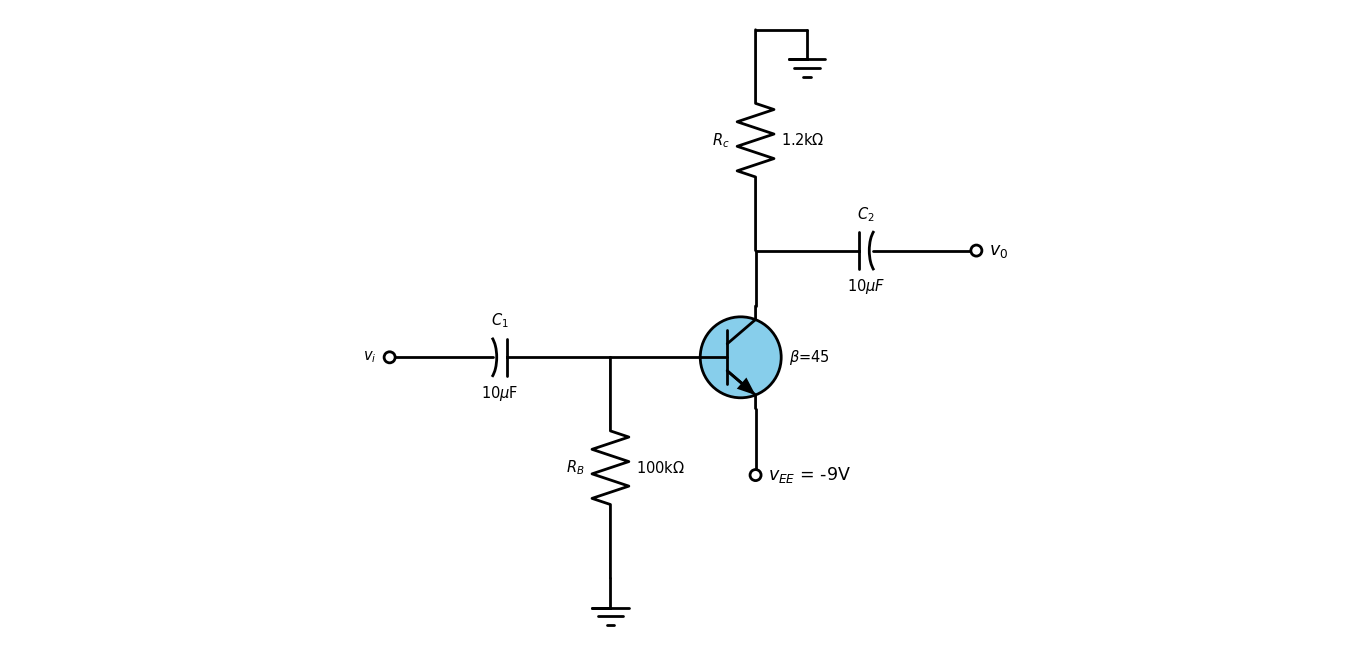

This chart was generated by the following Python code:
##### Name                : Saeed Ahamed Mridha
##### Registration_number : 2020338012
### Fig.4.54
### Page: 190
### Book: Electronic Devices and Circuit Theory
### By Robert L. Boylestad, Louis Nashelsky
### 11th Edition 

#### Declare Library Functions
import schemdraw
import matplotlib
import schemdraw.elements as elm
with schemdraw.Drawing() as d:
    #### NPN Transistor with label ####
    npn = elm.BjtNpn(circle=True,fill='skyblue').label(label=r'$\beta$=45',fontsize=12)
    d += npn
    #### V{EE} to Emitter Circuit ####
    d += elm.Line().down().at(npn.emitter).toy(-1.60)
    d += elm.Dot(open=True).label('$v_{EE}$ = -9V',loc='right')
    d += elm.Line().up().at(npn.collector).toy(1.45)
    d.push()
    #### Collector to Output terminal Circuit COde #### 
    d += elm.Capacitor2().right().label(label="10$\mu F$",loc='bot',fontsize=12).label('$C_2$',fontsize=12)
    d += elm.Dot(open=True).label(label='$v_0$',loc='right')
    d.pop()
    #### Collector to Ground Circuit code ####
    d += elm.Resistor(botlabel='1.2k$\Omega$',label='$R_c$',fontsize=12).up()
    d +=elm.Line().right().tox(1.45)
    d += elm.Ground()
    #### Base to Ground Circuit Code ####
    d += elm.Line().at(npn.base).left().tox(1.22)
    d.push()
    d +=elm.Resistor(label='$R_B$',botlabel='100k$\Omega$',fontsize=12).down()
    d += elm.Ground()
    d.pop()
    #### Input tarminal to Base Circuit Code ####
    d +=elm.Capacitor2(label='$C_1$',botlabel='10$\mu$F',fontsize=12).left()
    d +=elm.Dot(open=True).label('$v_i$',loc='left',fontsize=12)
    d.draw()
